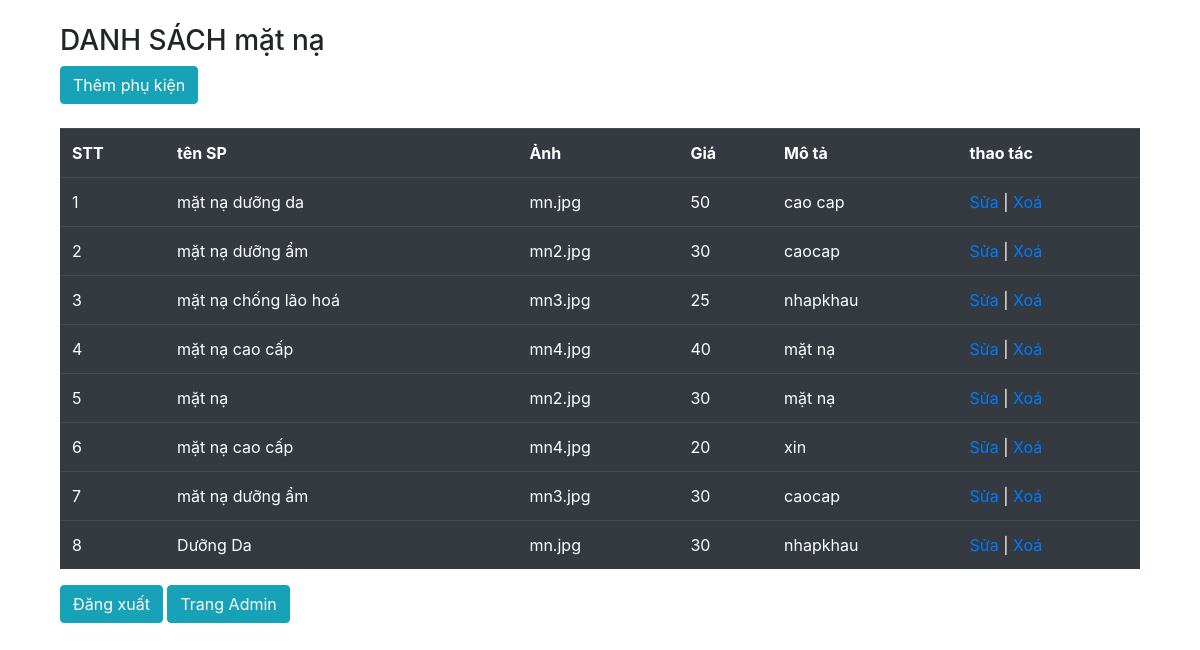
Page /ashopcartloi/ashopcartloi/phukien2.php on the committed database.
### tables this page shows
CREATE TABLE `tbl_phukien` (
  `id` int(12) NOT NULL,
  `name` varchar(100) NOT NULL,
  `img` varchar(255) NOT NULL,
  `price` int(12) NOT NULL,
  `mota` text DEFAULT NULL
);

### ashopcartloi/ashopcartloi/class/Controller.php (called while the page is built, shortened)
<?php
    class Controller{
        function view($viewName, $data)
        {
            extract($data);
            $name = explode('_', $viewName);
            $name = implode('/', $name);
            $name = "view/$name.php";
            require($name);
        }
    }

### ashopcartloi/ashopcartloi/controller/PhukienController.php (called while the page is built, shortened)
<?php
    require_once('class/Controller.php');
    require_once('model/PhukienModel.php');
class PhukienController extends Controller{
    public function index($id = 0){
        $sModel = new PhukienModel();
    $data['phukien'] =
     $sModel->getAll();
        $this->view('phukien_index', $data);
    }
}

### ashopcartloi/ashopcartloi/phukien2.php (called while the page is built, shortened)
<?php
    if(isset($_GET['action']))
        $action = $_GET['action'];
    else
        $action = "index";
    if(isset($_GET['id']))
        $id = $_GET['id'];
    else
        $id = 0;
    $controller = new $controllerName();
    $controller->$action($id);

### ashopcartloi/ashopcartloi/class/Database.php (called while the page is built, shortened)
<?php
class Database{
    protected $table_name;
    protected $conn;
    function __construct()
    {
        $this->conn = mysqli_connect(HOST_NAME, USERNAME, PASSWORD) or die('Lỗi kết nối!');
        mysqli_select_db($this->conn, DB_NAME);
    }
    function getAll(){
        $sql = "select * from ". $this->table_name;
        $rows = mysqli_query($this->conn, $sql) or die("Lỗi truy vấn: $sql");
        return $rows;
    }
}

### ashopcartloi/ashopcartloi/model/PhukienModel.php (called while the page is built, shortened)
<?php
    require_once('class/Database.php');
    class PhukienModel extends Database{
        function __construct(){
            $this->table_name = 'tbl_phukien';
        }
    }

### ashopcartloi/ashopcartloi/view/phukien/index.php (the view, shortened to what this page needs)
<?php
$rows = $phukien;
?>
<!DOCTYPE html>
<html lang="en">
<head>
    <link rel="stylesheet" href="https://cdn.jsdelivr.net/npm/bootstrap@4.6.2/dist/css/bootstrap.min.css">
    <div class="container">
        <br>
</head>
<body>
    <div class="container">
        <h3>DANH SÁCH mặt nạ</h3>
        <a class="btn btn-info" href="index.php?module=phukien&action=new">Thêm phụ kiện</a>
        <br>
        <br>
        <table class="table table-dark">
            <tr>
                <th>STT</th>
                <th> tên SP</th>
                <th>Ảnh</th>
                <th>Giá</th>
                <th>Mô tả</th>
                <th>thao tác</th>
            </tr>
            <?php
            $count = 0;
            while ($row = mysqli_fetch_array($rows)) {
                $count++;
            ?>
                <tr>
                    <td><?php echo $count; ?></td>
                    <td><?php echo $row['name']; ?></td>
                    <td><?php echo $row['img']; ?></td>
                    <td><?php echo $row['price']; ?></td>
                    <td><?php echo $row['mota']; ?></td>
                    <td>
                        <a href="index.php?module=phukien&action=edit&id=<?php echo $row['id']; ?>">Sửa</a> |
                        <a href="index.php?module=phukien&action=delete&id=<?php echo $row['id']; ?>
            " onclick="return confirm('Bạn thực sự muốn xoá chứ?')">Xoá</a>
                    </td>
                </tr>
            <?php
            }
            ?>
        </table>
        <a href="http://localhost/ashopcartloi/ashopcartloi/view/login.php" class="btn btn-info">Đăng xuất</a>
        <a href="http://localhost/ashopcartloi/ashopcartloi/view/trangchuadmin.php" class="btn btn-info">Trang Admin</a>
</body>
</html>
</body>
</html>

### rows in the picture
tbl_phukien: name "mặt nạ dưỡng da", img "mn.jpg", price "50", mota "cao cap"
tbl_phukien: name "mặt nạ dưỡng ẩm", img "mn2.jpg", price "30", mota "caocap"
tbl_phukien: name "mặt nạ chống lão hoá", img "mn3.jpg", price "25", mota "nhapkhau"
tbl_phukien: name "mặt nạ cao cấp", img "mn4.jpg", price "40", mota "mặt nạ"
tbl_phukien: name "mặt nạ", img "mn2.jpg", price "30", mota "mặt nạ"
tbl_phukien: name "mặt nạ cao cấp", img "mn4.jpg", price "20", mota "xin"
tbl_phukien: name "măt nạ dưỡng ẩm", img "mn3.jpg", price "30", mota "caocap"
tbl_phukien: name "Dưỡng Da", img "mn.jpg", price "30", mota "nhapkhau"
